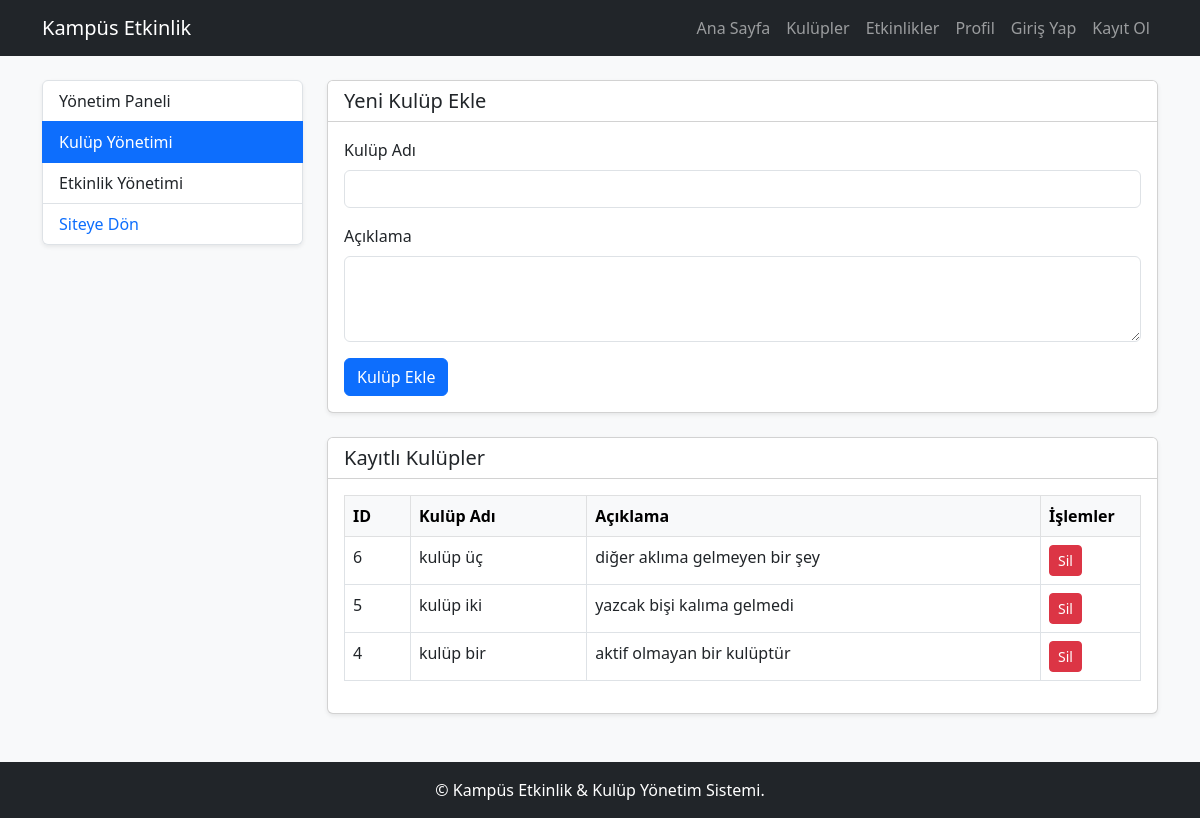
The page /admin/clubs.php (signed in) on the database its author committed.
### tables this page shows
CREATE TABLE `clubs` (
  `id` int(11) NOT NULL,
  `name` varchar(100) NOT NULL,
  `description` text DEFAULT NULL,
  `logo_path` varchar(255) DEFAULT NULL,
  `created_at` timestamp NOT NULL DEFAULT current_timestamp()
);

### admin/clubs.php (the view, shortened to what this page needs)
<?php
require_once '../config/db.php';
$clubs = $db->query("SELECT * FROM clubs ORDER BY created_at DESC")->fetchAll(PDO::FETCH_ASSOC);
require_once '../includes/header.php';
?>
<div class="row mt-4">
    <div class="col-md-3">
        <div class="list-group shadow-sm">
            <a href="index.php" class="list-group-item list-group-item-action">Yönetim Paneli</a>
            <a href="clubs.php" class="list-group-item list-group-item-action active">Kulüp Yönetimi</a>
            <a href="events.php" class="list-group-item list-group-item-action">Etkinlik Yönetimi</a>
            <a href="../index.php" class="list-group-item list-group-item-action text-primary">Siteye Dön</a>
        </div>
    </div>
    <div class="col-md-9">
        <div class="card shadow-sm mb-4">
            <div class="card-header bg-white">
                <h5 class="mb-0">Yeni Kulüp Ekle</h5>
            </div>
            <div class="card-body">
                <form action="clubs.php" method="POST">
                    <div class="mb-3">
                        <label class="form-label">Kulüp Adı</label>
                        <input type="text" name="name" class="form-control" required>
                    </div>
                    <div class="mb-3">
                        <label class="form-label">Açıklama</label>
                        <textarea name="description" class="form-control" rows="3"></textarea>
                    </div>
                    <button type="submit" name="add_club" class="btn btn-primary">Kulüp Ekle</button>
                </form>
            </div>
        </div>
        <div class="card shadow-sm">
            <div class="card-header bg-white">
                <h5 class="mb-0">Kayıtlı Kulüpler</h5>
            </div>
            <div class="card-body">
                <table class="table table-bordered table-hover">
                    <thead class="table-light">
                        <tr>
                            <th>ID</th>
                            <th>Kulüp Adı</th>
                            <th>Açıklama</th>
                            <th width="100">İşlemler</th>
                        </tr>
                    </thead>
                    <tbody>
                        <?php foreach ($clubs as $club): ?>
                        <tr>
                            <td><?= $club['id'] ?></td>
                            <td><?= htmlspecialchars($club['name']) ?></td>
                            <td><?= htmlspecialchars($club['description']) ?></td>
                            <td>
                                <a href="clubs.php?delete=<?= $club['id'] ?>" class="btn btn-danger btn-sm" onclick="return confirm('Silmek istediğinize emin misiniz?')">Sil</a>
                            </td>
                        </tr>
                        <?php endforeach; ?>
                    </tbody>
                </table>
            </div>
        </div>
    </div>
</div>
<?php require_once '../includes/footer.php'; ?>

### rows shown on the page
clubs: id "6", name "kulüp üç", description "diğer aklıma gelmeyen bir şey"
clubs: id "5", name "kulüp iki", description "yazcak bişi kalıma gelmedi"
clubs: id "4", name "kulüp bir", description "aktif olmayan bir kulüptür"
